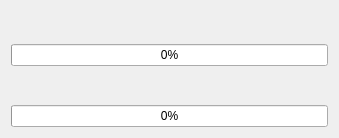
<?xml version="1.0" encoding="UTF-8"?>
<ui version="4.0">
 <class>update_widget</class>
 <widget class="QWidget" name="update_widget">
  <property name="geometry">
   <rect>
    <x>0</x>
    <y>0</y>
    <width>339</width>
    <height>138</height>
   </rect>
  </property>
  <property name="windowTitle">
   <string>自动更新</string>
  </property>
  <layout class="QVBoxLayout" name="verticalLayout_2">
   <item>
    <layout class="QVBoxLayout" name="verticalLayout">
     <item>
      <layout class="QHBoxLayout" name="horizontalLayout">
       <item alignment="Qt::AlignHCenter|Qt::AlignVCenter">
        <widget class="QLabel" name="label_file">
         <property name="font">
          <font>
           <family>宋体</family>
           <pointsize>12</pointsize>
          </font>
         </property>
         <property name="text">
          <string/>
         </property>
        </widget>
       </item>
      </layout>
     </item>
     <item>
      <widget class="QProgressBar" name="progress_file">
       <property name="value">
        <number>0</number>
       </property>
      </widget>
     </item>
     <item>
      <layout class="QHBoxLayout" name="horizontalLayout_2">
       <item>
        <widget class="QLabel" name="label_percent">
         <property name="font">
          <font>
           <family>宋体</family>
           <pointsize>12</pointsize>
          </font>
         </property>
         <property name="text">
          <string/>
         </property>
        </widget>
       </item>
      </layout>
     </item>
     <item>
      <widget class="QProgressBar" name="progress_data">
       <property name="value">
        <number>0</number>
       </property>
      </widget>
     </item>
    </layout>
   </item>
  </layout>
 </widget>
 <resources/>
 <connections/>
</ui>
